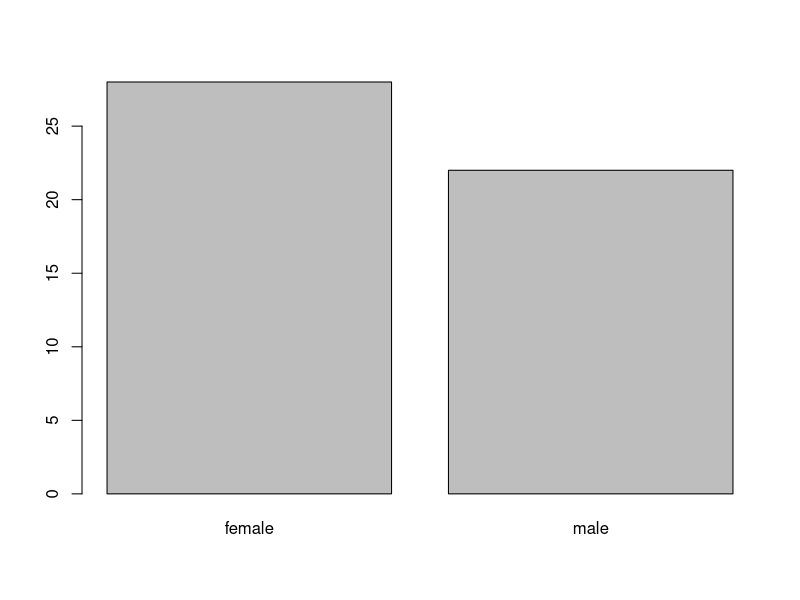
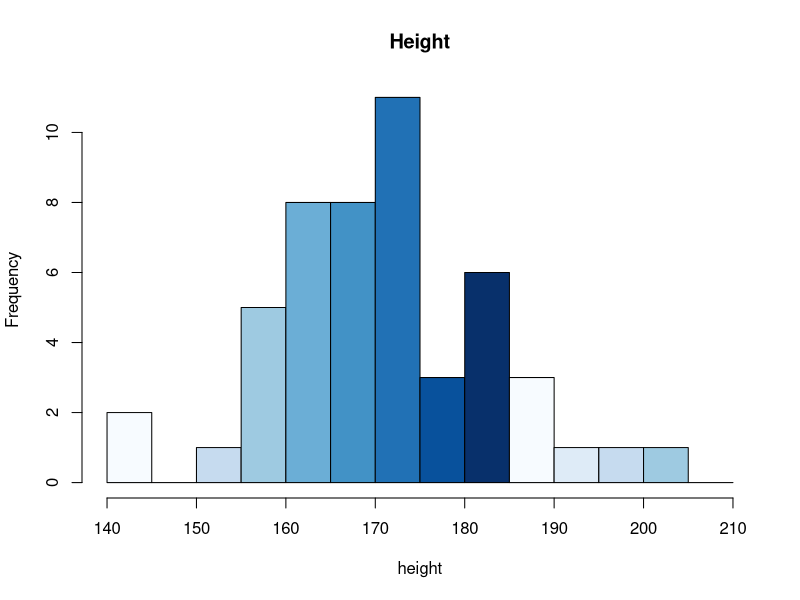
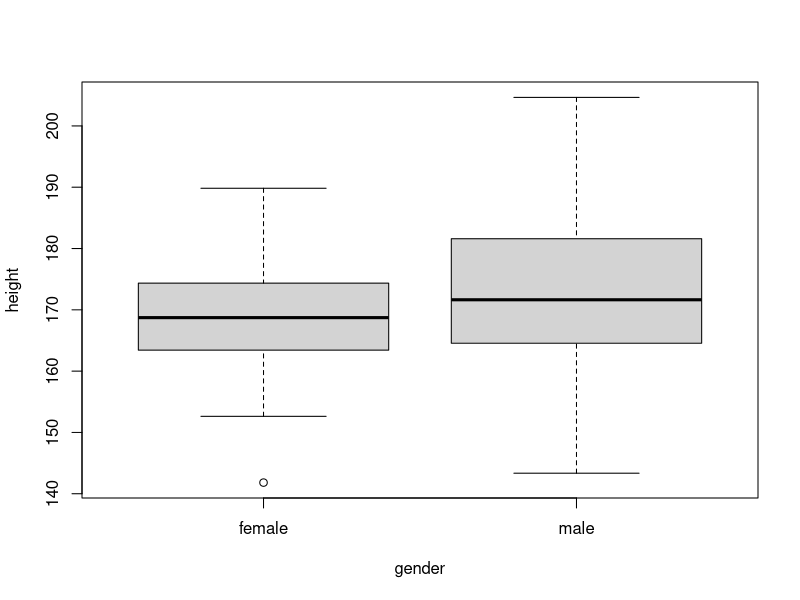

Write R code to recreate these figures, in order.
#1
set.seed(100)
height <- round(rnorm(50,170,15),2)

#2
set.seed(100)
gender = sample(c("male","female"),50,replace = TRUE,c(0.4,0.6))

#3
mydata = data.frame(height,gender)
head(mydata,10)

#4
barplot(table(gender))

#5
hist(height,breaks = seq(140,210,by=5), right = F,freq = T,main = "Height",col = blues9)

#6
boxplot(height~gender)

#7
aggregate(height,list(gender),summary)
